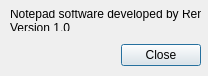
<?xml version="1.0" encoding="UTF-8"?>
<ui version="4.0">
 <class>AboutDialog</class>
 <widget class="QDialog" name="AboutDialog">
  <property name="geometry">
   <rect>
    <x>0</x>
    <y>0</y>
    <width>208</width>
    <height>76</height>
   </rect>
  </property>
  <property name="windowTitle">
   <string>Dialog</string>
  </property>
  <widget class="QDialogButtonBox" name="buttonBox">
   <property name="geometry">
    <rect>
     <x>10</x>
     <y>40</y>
     <width>191</width>
     <height>31</height>
    </rect>
   </property>
   <property name="orientation">
    <enum>Qt::Horizontal</enum>
   </property>
   <property name="standardButtons">
    <set>QDialogButtonBox::Close</set>
   </property>
   <property name="centerButtons">
    <bool>false</bool>
   </property>
  </widget>
  <widget class="QLabel" name="label">
   <property name="geometry">
    <rect>
     <x>10</x>
     <y>10</y>
     <width>191</width>
     <height>21</height>
    </rect>
   </property>
   <property name="text">
    <string>Notepad software developed by Renan
Version 1.0</string>
   </property>
  </widget>
 </widget>
 <resources/>
 <connections>
  <connection>
   <sender>buttonBox</sender>
   <signal>accepted()</signal>
   <receiver>AboutDialog</receiver>
   <slot>accept()</slot>
   <hints>
    <hint type="sourcelabel">
     <x>248</x>
     <y>254</y>
    </hint>
    <hint type="destinationlabel">
     <x>157</x>
     <y>274</y>
    </hint>
   </hints>
  </connection>
  <connection>
   <sender>buttonBox</sender>
   <signal>rejected()</signal>
   <receiver>AboutDialog</receiver>
   <slot>reject()</slot>
   <hints>
    <hint type="sourcelabel">
     <x>316</x>
     <y>260</y>
    </hint>
    <hint type="destinationlabel">
     <x>286</x>
     <y>274</y>
    </hint>
   </hints>
  </connection>
 </connections>
</ui>
